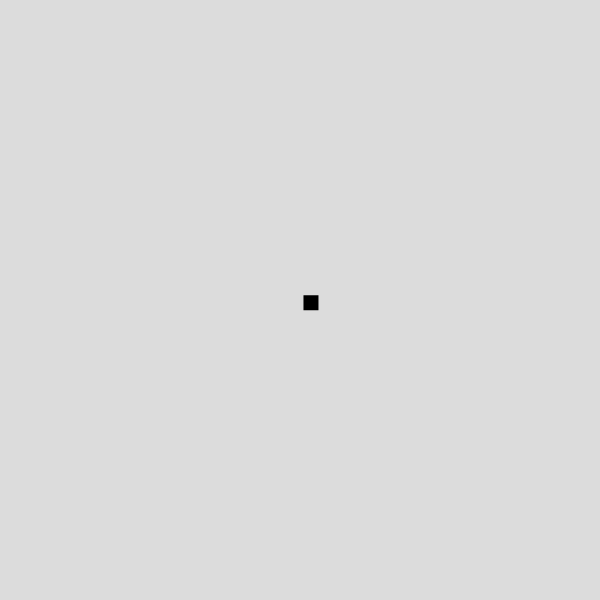
Frame 1 (no input)
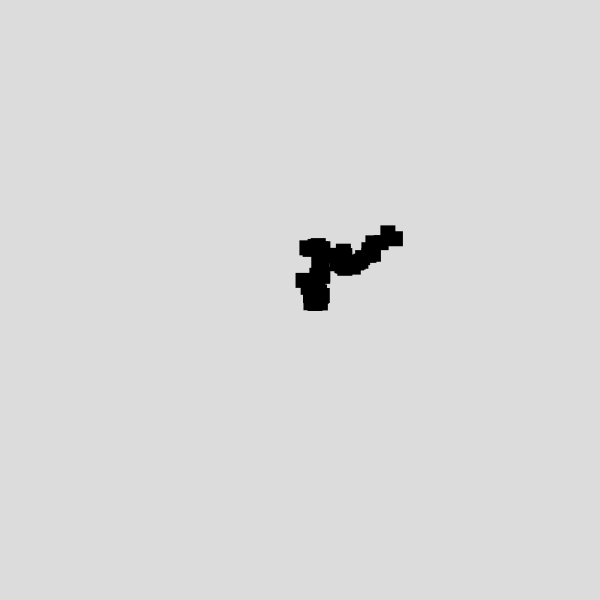
Frame 60 (no input)
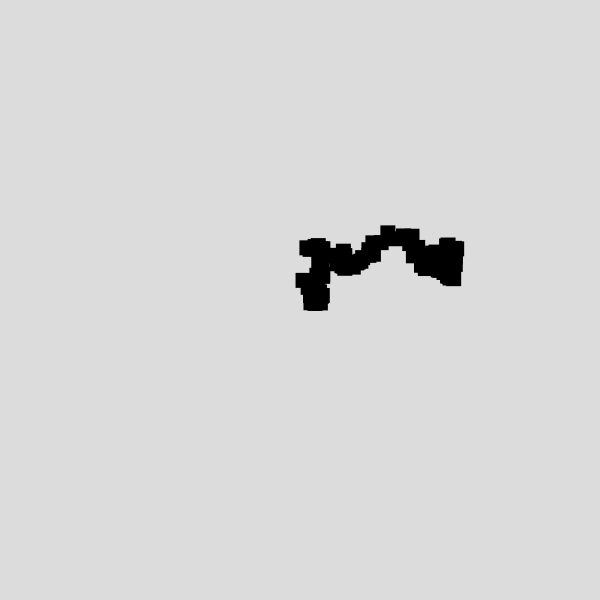
Frame 120 (the mouse pressed at the canvas centre since frame 60)

The p5.js sketch that drew these frames (run headless with seeded random() and noise() and a simulated clock; from frame 60 on, the mouse is pressed at the canvas centre):

// p5.js sketch
// ── sketch.js
// Gaussian Random Walker
//    A simple random walker that uses a Gaussian distribution to determine the
//    step size in the x and y directions. The walker starts in the center of the
//    canvas and takes a step in a random direction each frame.
// The Nature of Code by Daniel Shiffman, Ch. 0 Randomness
//
// Author: Taylor Barringer
// Date:   2025-03-01

let bounds = 50;

function setup() {
  createCanvas(600, 600);
  walker = new Walker();
  background(220);
  print("Gaussian Random Walker");
}

function draw() {
  walker.step();
  walker.show();
}

class Walker {
  constructor() {
    this.x = width / 2;
    this.y = height / 2;
  }

  show() {
    noStroke();
    fill(0, 0, 0);
    square(this.x, this.y, 15);
  }

  step() {
    let xstep = randomGaussian(0, 2.6);
    let ystep = randomGaussian(0, 2.6);
    this.x += xstep;
    this.y += ystep;

    // If close to an edge, apply a repelling force
    let edgeThreshold = 120; // How close it gets before repelling
    let repelFactor = 0.03; // Strength of the repel force

    if (this.x < edgeThreshold) xstep += (edgeThreshold - this.x) * repelFactor;
    if (this.x > width - edgeThreshold)
      xstep -= (this.x - (width - edgeThreshold)) * repelFactor;
    if (this.y < edgeThreshold) ystep += (edgeThreshold - this.y) * repelFactor;
    if (this.y > height - edgeThreshold)
      ystep -= (this.y - (height - edgeThreshold)) * repelFactor;

    let newX = this.x + xstep;
    let newY = this.y + ystep;

    // Constrain within bounds softly
    newX = max(bounds, min(width - bounds, newX));
    newY = max(bounds, min(height - bounds, newY));

    this.x = newX;
    this.y = newY;
  }
}
